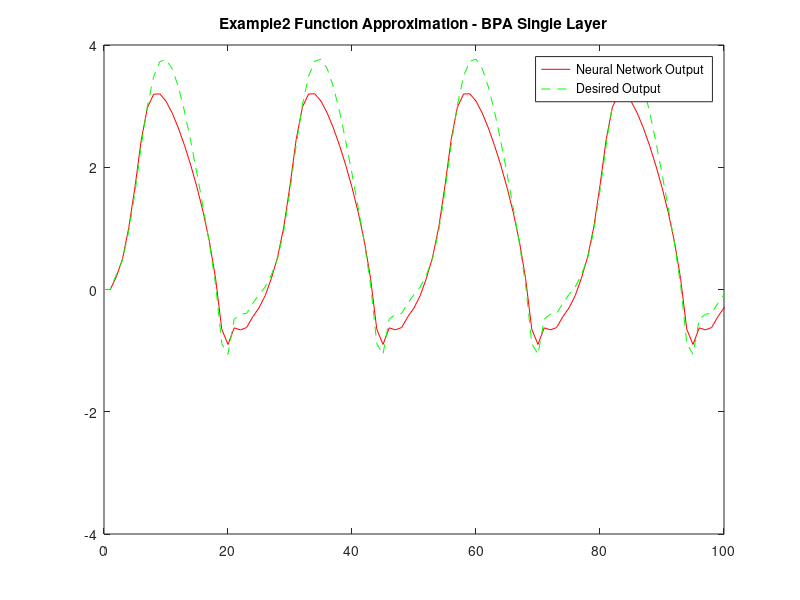

This figure's MATLAB source:
clc;close all;clear all;

a = 1; b = 1;
m0 = 2;
m1 = 30;
m2 = 1;
w1 = rand(m1,m0+1);
w2 = rand(m2,m1+1);
eta1 = 0.03;
yp = [0;0];
n = 0:1000;

for k=1:length(n)

        u = -1 + 2.*rand(1);
        p = [1;yp(end);yp(end-1)];
        y = yp(end)*yp(end-1)*(yp(end) + 2.5)/(1 + (yp(end))^2 + (yp(end-1))^2) + u;
        
        %FORWARD PASS
        v1 = w1*p;%20 x 1 
        phi_v1 = a*tanh(b*v1); %20 x 1
        y1_k = [1 ; phi_v1];%21 x 1
        v2 = w2*y1_k; %10 x 1
        y2 = v2 + u;
        E = y - y2;
        phi_v2_diff = 1;
        phi_v1_diff = a*(1 - phi_v1.^2); 

   
        %BACKWARD PASS
        delta2 = E.*phi_v2_diff; % 1 x 1   
        delta_w2 = eta1.*delta2*(y1_k)'; % 1 x 11
        delta1 = (w2(:,2:length(w2))'*delta2).*(phi_v1_diff); 
        delta_w1 = eta1.*delta1*(p)';
        
        %ERROR CALCULATION AND WEIGHT UPDATION
        
        w1 = w1 + delta_w1;
        w2 = w2 + delta_w2;
        
        yp = [yp;y];
end

yp = [0;0];
ym = [0;0];

for k = 1:length(n)
    
        p = [1;yp(end);yp(end-1)];
        u = sin(2*pi*k/25);
        y1 = yp(end)*yp(end-1)*(yp(end) + 2.5)/(1 + (yp(end))^2 + (yp(end-1))^2) + u;
        
        %FORWARD PASS
       v1 = w1*p;%20 x 1 
        phi_v1 = a*tanh(b*v1); %20 x 1
        y1_k = [1 ; phi_v1];%21 x 1
        v2 = w2*y1_k; %10 x ;
        y2 = v2 + u;
        
        yp = [yp;y1];
        ym = [ym;y2];

end

% ----------------------------------------------------------------------- %
%                           Plotting Graphs                               %
% ----------------------------------------------------------------------- %

K = 0:length(n) + 1;
figure;
plot(K,ym,'-r',K,yp,'--g')
legend('Neural Network Output', 'Desired Output');
title('Example2 Function Approximation - BPA Single Layer');
g=var(yp(3:end)-ym(3:end));
h=var(yp(3:end));
perf=(1-(g/h))*100;
disp(perf)
mse = sum((yp(3:end)-ym(3:end)).^2)/(length(yp(3:end)));
disp(mse);
axis([0 100 -4 4]);
